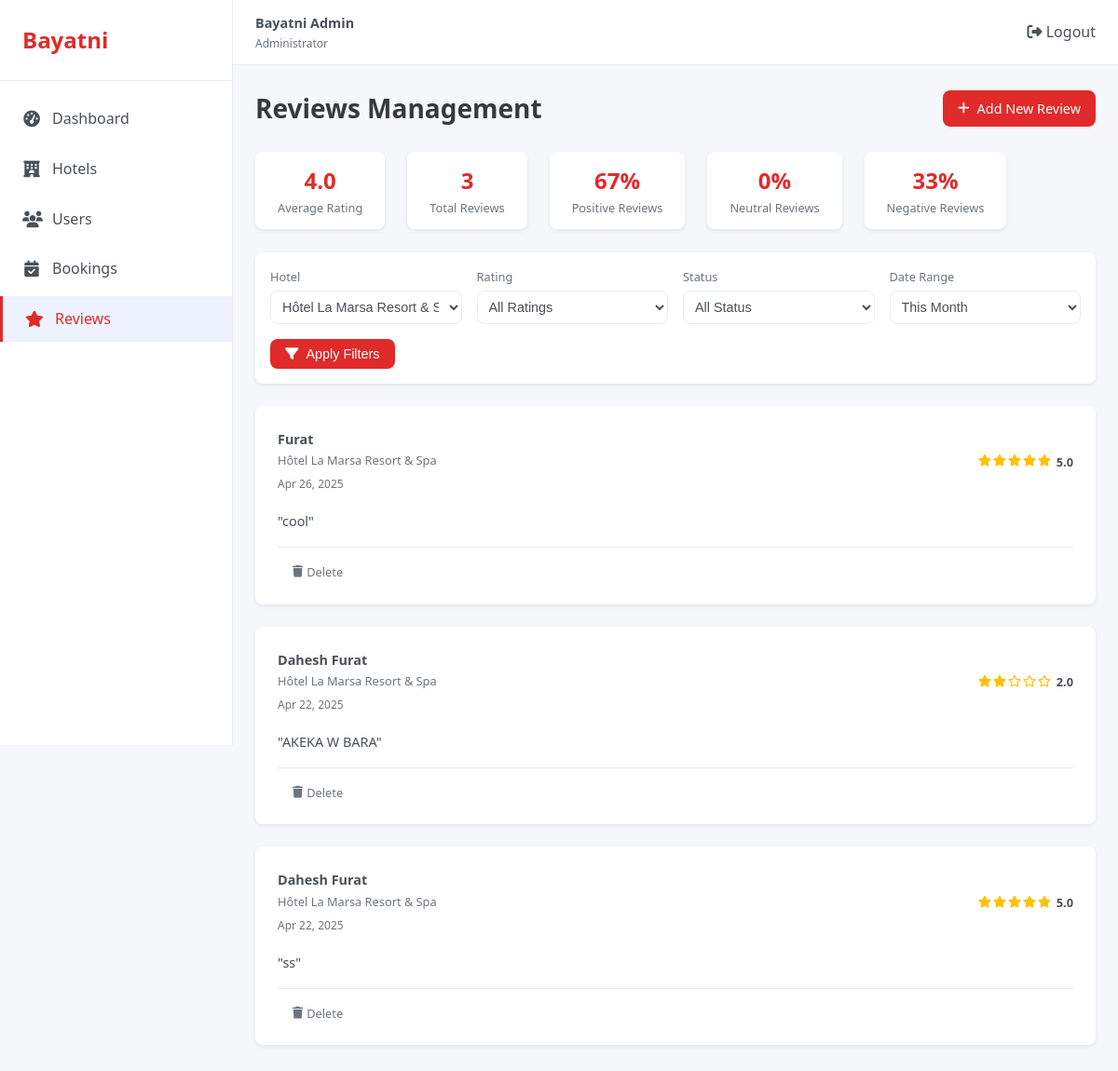
Screenshot of /admin/app/controllers/reviews/reviews.php?hotel_id=1 (signed in) with the database file from the repository.
### tables this page shows
CREATE TABLE `reviews` (
  `id` int(11) NOT NULL,
  `user_id` int(11) NOT NULL,
  `hotel_id` int(11) NOT NULL,
  `booking_id` int(11) DEFAULT NULL,
  `rating` int(1) NOT NULL,
  `comment` text DEFAULT NULL,
  `review_date` timestamp NOT NULL DEFAULT current_timestamp()
);

CREATE TABLE `users` (
  `id` int(11) NOT NULL,
  `firstname` varchar(30) NOT NULL,
  `lastname` varchar(30) NOT NULL,
  `fullname` varchar(100) NOT NULL,
  `birthday` date NOT NULL,
  `email` varchar(100) NOT NULL,
  `status` enum('active','suspended') NOT NULL,
  `password` varchar(255) NOT NULL,
  `card_number` varchar(16) NOT NULL,
  `card_name` varchar(100) NOT NULL,
  `card_expire` varchar(5) NOT NULL,
  `card_cvc` varchar(4) NOT NULL,
  `created_at` timestamp NOT NULL DEFAULT current_timestamp(),
  `reset_token` varchar(64) NOT NULL,
  `token_expire` datetime NOT NULL
);

CREATE TABLE `hotels` (
  `id` int(11) NOT NULL,
  `title` varchar(100) NOT NULL,
  `location` varchar(100) NOT NULL,
  `price` decimal(10,2) NOT NULL,
  `rating` int(1) NOT NULL,
  `reviews_count` int(11) NOT NULL DEFAULT 0,
  `region` enum('tunis','hammamet','sousse','djerba','tabarka') NOT NULL,
  `image_url` varchar(255) NOT NULL,
  `features` varchar(255) DEFAULT NULL,
  `created_at` timestamp NOT NULL DEFAULT current_timestamp()
);

### admin/app/controllers/Reviews/reviews.php (the view, shortened to what this page needs)
<?php
require_once __DIR__ .'/../../../config/config.php';
$hotel_id = isset($_GET['hotel_id']) ? intval($_GET['hotel_id']) : 0;
$dateRange = isset($_GET['date_range']) ? $_GET['date_range'] : 'month';
$query = "SELECT r.id, r.rating, r.comment, r.review_date,
                 u.fullname as reviewer_name, h.title as hotel_name,
                 u.id as user_id, h.id as hotel_id
          FROM reviews r
          JOIN users u ON r.user_id = u.id
          JOIN hotels h ON r.hotel_id = h.id
          WHERE 1=1";
if ($hotel_id > 0) {
    $query .= " AND r.hotel_id = " . $hotel_id;
}
switch ($dateRange) {
    case 'month':
        $query .= " AND r.review_date >= DATE_SUB(NOW(), INTERVAL 1 MONTH)";
        break;
}
$query .= " ORDER BY r.review_date DESC";
$result = $conn->query($query);
$reviews = [];
if ($result) {
    while ($row = $result->fetch_assoc()) {
        $reviews[] = $row;
    }
}
$hotelsQuery = "SELECT id, title FROM hotels ORDER BY title";
$hotelsResult = $conn->query($hotelsQuery);
$hotels = [];
if ($hotelsResult) {
    while ($row = $hotelsResult->fetch_assoc()) {
        $hotels[] = $row;
    }
}
$totalReviewsQuery = "SELECT COUNT(*) as total, AVG(rating) as avg_rating FROM reviews";
$result = $conn->query($totalReviewsQuery);
$reviewStats = $result->fetch_assoc();
$positiveReviewsQuery = "SELECT COUNT(*) as total FROM reviews WHERE rating >= 4";
$result = $conn->query($positiveReviewsQuery);
$positiveReviews = $result->fetch_assoc()['total'];
$positivePercentage = ($reviewStats['total'] > 0) ? round(($positiveReviews / $reviewStats['total']) * 100) : 0;
$neutralReviewsQuery = "SELECT COUNT(*) as total FROM reviews WHERE rating like 3";
$result = $conn->query($neutralReviewsQuery);
$neutralReviews = $result->fetch_assoc()['total'];
$neutralPercentage = ($reviewStats['total'] > 0) ? round(($neutralReviews / $reviewStats['total']) * 100) : 0;
$negativeReviewsQuery = "SELECT COUNT(*) as total FROM reviews WHERE rating < 3";
$result = $conn->query($negativeReviewsQuery);
$negativeReviews = $result->fetch_assoc()['total'];
$negativePercentage = ($reviewStats['total'] > 0) ? round(($negativeReviews / $reviewStats['total']) * 100) : 0;
?>
<!DOCTYPE html>
<html lang="en">
<head>
    <link rel="stylesheet" href="../../../public/css/styles.css">
    <link rel="stylesheet" href="https://cdnjs.cloudflare.com/ajax/libs/font-awesome/6.4.0/css/all.min.css">
</head>
<body>
    <div class="dashboard">
    <?php include __DIR__ .'/../../../includes/sidebar.php'; ?>
        <main class="main-content">
        <?php include __DIR__ .'/../../../includes/header.php'; ?>
            <div class="dashboard-content" id="reviews">
                <div class="page-header">
                    <h1>Reviews Management</h1>
                    <a href="review_add.php" class="primary-btn">
                        <i class="fas fa-plus"></i> Add New Review
                    </a>
                </div>
                <div class="review-stats">
                    <div class="review-stat">
                        <span class="stat-value"><?php echo number_format($reviewStats['avg_rating'], 1); ?></span>
                        <span class="stat-label">Average Rating</span>
                    </div>
                    <div class="review-stat">
                        <span class="stat-value"><?php echo number_format($reviewStats['total']); ?></span>
                        <span class="stat-label">Total Reviews</span>
                    </div>
                    <div class="review-stat">
                        <span class="stat-value"><?php echo $positivePercentage; ?>%</span>
                        <span class="stat-label">Positive Reviews</span>
                    </div>
                    <div class="review-stat">
                        <span class="stat-value"><?php echo $neutralPercentage; ?>%</span>
                        <span class="stat-label">Neutral Reviews</span>
                    </div>
                    <div class="review-stat">
                        <span class="stat-value"><?php echo $negativePercentage; ?>%</span>
                        <span class="stat-label">Negative Reviews</span>
                    </div>
                </div>
                <br>
                <form action="reviews.php" method="GET" class="filter-section">
                    <div class="filter-group">
                        <label for="hotel-filter">Hotel</label>
                        <select id="hotel-filter" name="hotel_id">
                            <?php foreach ($hotels as $hotel): ?>
                            <option value="<?php echo $hotel['id']; ?>" <?php echo $hotel_id == $hotel['id'] ? 'selected' : ''; ?>>
                                <?php echo htmlspecialchars($hotel['title']); ?>
                            </option>
                            <?php endforeach; ?>
                        </select>
                    </div>
                    <div class="filter-group">
                        <label for="rating-filter">Rating</label>
                        <select id="rating-filter" name="rating">
                            <option value="">All Ratings</option>
                        </select>
                    </div>
                    <div class="filter-group">
                        <label for="status-filter">Status</label>
                        <select id="status-filter" name="status">
                            <option value="">All Status</option>
                        </select>
                    </div>
                    <div class="filter-group">
                        <label for="date-range">Date Range</label>
                        <select id="date-range" name="date_range">
                            <option value="month" <?php echo $dateRange == 'month' ? 'selected' : ''; ?>>This Month</option>
                        </select>
                    </div>
                    <button type="submit" class="filter-btn">
                        <i class="fas fa-filter"></i> Apply Filters
                    </button>
                </form>
                <div class="reviews-list">
                    <?php foreach ($reviews as $index => $review): ?>
                    <div class="review-item">
                        <div class="review-header">
                            <div class="reviewer-info">
                                <div>
                                    <h4><?php echo htmlspecialchars($review['reviewer_name']); ?></h4>
                                    <p><?php echo htmlspecialchars($review['hotel_name']); ?></p>
                                    <span class="review-date"><?php echo date('M d, Y', strtotime($review['review_date'])); ?></span>
                                </div>
                            </div>
                            <div class="review-rating">
                                <?php for ($i = 1; $i <= 5; $i++): ?>
                                    <?php if ($i <= $review['rating']): ?>
                                        <i class="fas fa-star"></i>
                                    <?php elseif ($i - 0.5 <= $review['rating']): ?>
                                        <i class="fas fa-star-half-alt"></i>
                                    <?php else: ?>
                                        <i class="far fa-star"></i>
                                    <?php endif; ?>
                                <?php endfor; ?>
                                <span><?php echo number_format($review['rating'], 1); ?></span>
                            </div>
                        </div>
                        <div class="review-content">
                            <p>"<?php echo htmlspecialchars($review['comment']); ?>"</p>
                        </div>
                        <div class="review-footer">
                            <div class="review-actions">
                                <a href="reviews.php?action=delete&id=<?php echo $review['id']; ?>" class="review-action" onclick="return confirm('Are you sure you want to delete this review?');"><i class="fas fa-trash"></i> Delete</a>
                            </div>
                        </div>
                    </div>
                    <?php endforeach; ?>
                </div>
            </div>
        </main>
    </div>
</body>
</html>

### rows the page displays
reviews: user.fullname "Furat", hotel.title "Hôtel La Marsa Resort & Spa", review_date "Apr 26, 2025", rating "5.0", comment "cool"
reviews: user.fullname "Dahesh Furat", hotel.title "Hôtel La Marsa Resort & Spa", review_date "Apr 22, 2025", rating "2.0", comment "AKEKA W BARA"
reviews: user.fullname "Dahesh Furat", hotel.title "Hôtel La Marsa Resort & Spa", review_date "Apr 22, 2025", rating "5.0", comment "ss"

### other values shown
$reviewStats['avg_rating'] "4.0"
$reviewStats['total'] "3"
$positivePercentage "67"
$neutralPercentage "0"
$negativePercentage "33"
form field hotel_id "Hôtel La Marsa Resort & Spa"
